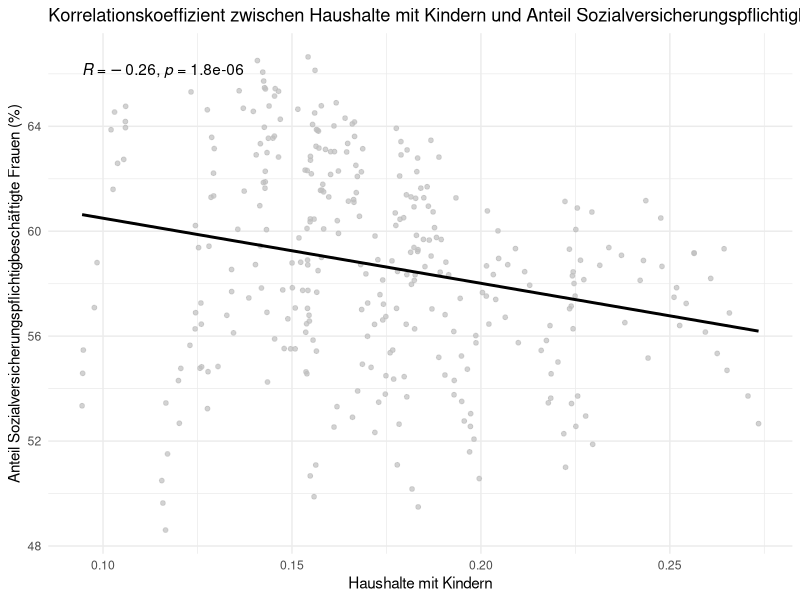
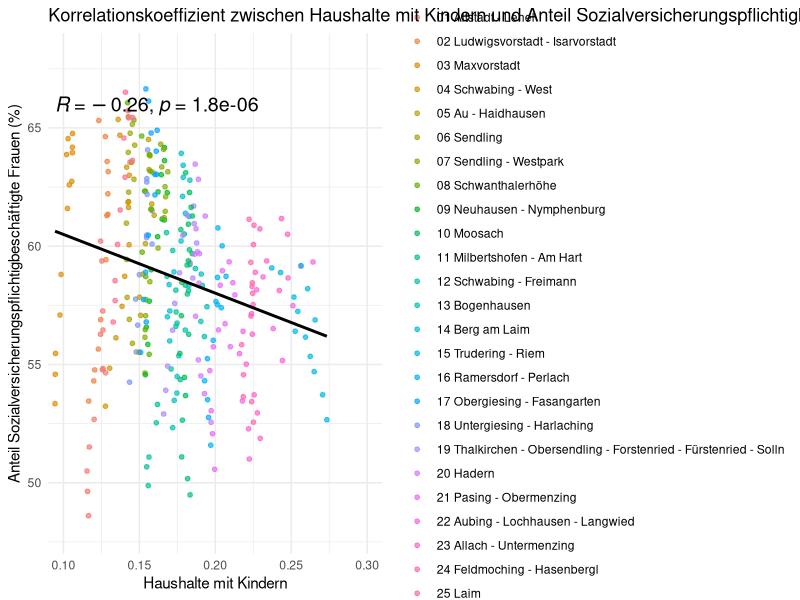
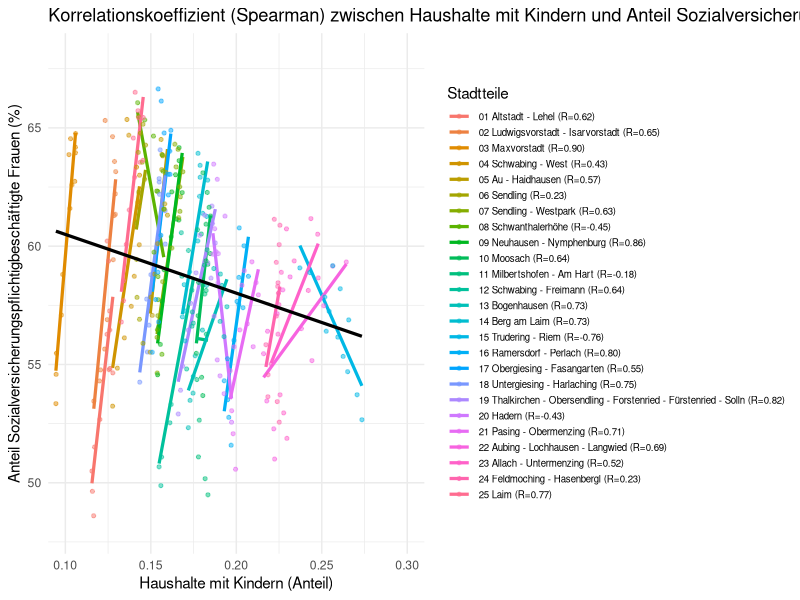
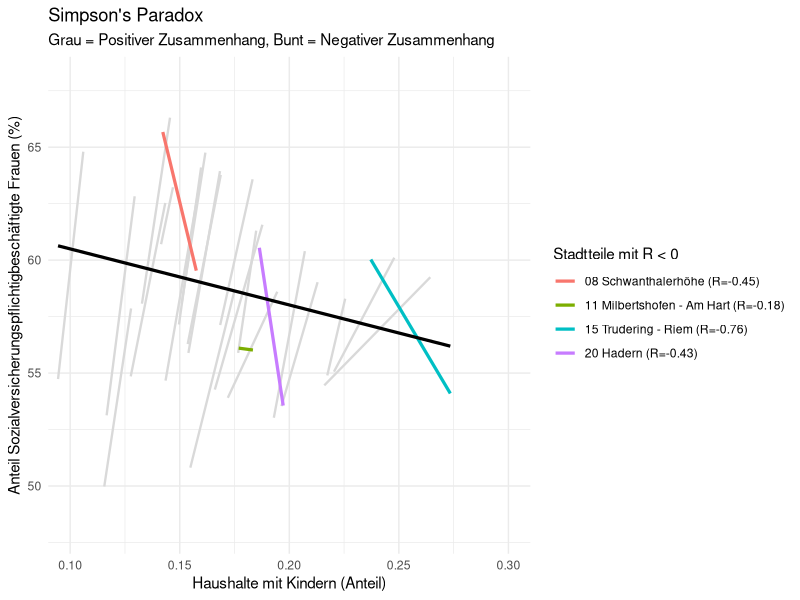
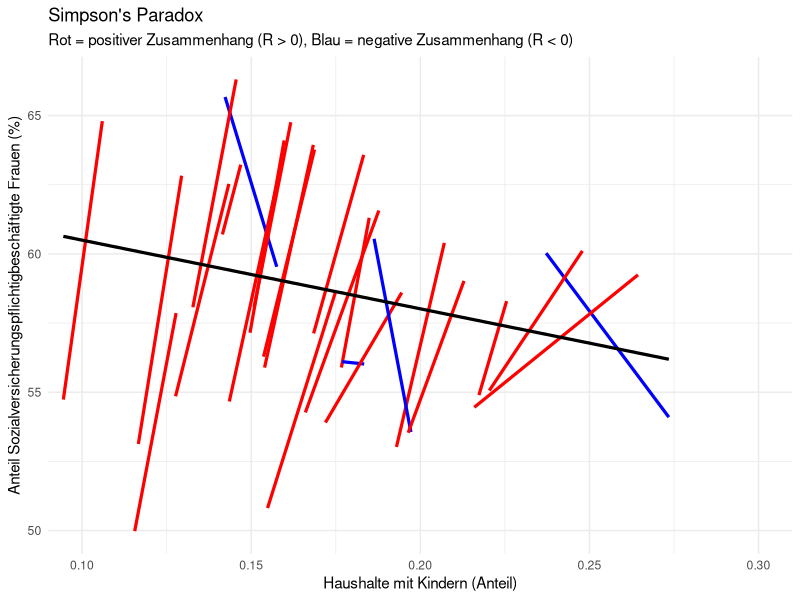

Generate these figures, in order, with R:
library(readxl)
library(tidyverse)
library(ggpubr)
library(ggplot2)


export_be <- read_excel("data/raw/export_be.xlsx")
be_sheet <- read_excel("data/raw/export_be.xlsx", sheet = "BEVÖLKERUNG")

export_ar <- read_excel("data/raw/export_ar.xlsx")
ar_sheet <- read_excel("data/raw/export_ar.xlsx", sheet = "ARBEITSMARKT")


all_districts_and_city <- be_sheet %>%
  filter(
    Indikator == "Haushalte mit Kindern",
    Ausprägung == "insgesamt"
  ) %>%
  mutate(
    mean_age = `Basiswert 1` / `Basiswert 2`
  )

Sozialversicherungspflichtig_Beschäftigte_anteil_frau <- ar_sheet %>%
  filter(
    Indikator == "Sozialversicherungspflichtig Beschäftigte - Anteil",
    Ausprägung == "weiblich"
  ) %>%
  mutate(
    anteil = 100 * `Basiswert 1` / `Basiswert 2`
  )


korrelations_daten <- inner_join(
  all_districts_and_city, 
  Sozialversicherungspflichtig_Beschäftigte_anteil_frau, 
  by = c("Raumbezug", "Jahr")
)

korrelations_daten_clean <- korrelations_daten %>%
  filter(Raumbezug != "Stadt München")

ggplot(korrelations_daten_clean, aes(x = mean_age, y = anteil)) +
  geom_point(size = 1.3, color = "grey", alpha = 0.7) +
  geom_smooth(method = "lm", color = "black", se = FALSE, linewidth = 1) +
  stat_cor(method = "spearman", label.x.npc = "left", label.y.npc = "top") + 
  labs(
    title = "Korrelationskoeffizient zwischen Haushalte mit Kindern und Anteil Sozialversicherungspflichtigbeschäftigte Frauen(Spearman)",
    x = "Haushalte mit Kindern",
    y = "Anteil Sozialversicherungspflichtigbeschäftigte Frauen (%)"
  ) +
  theme_minimal()

#----------------------------------------------------------------------------------
ggplot(korrelations_daten_clean, aes(x = mean_age, y = anteil)) +
  geom_point(aes(color = Raumbezug), 
             size = 1.3,     
             alpha = 0.7) +   
  geom_smooth(method = "lm", color = "black", se = FALSE, linewidth = 1) +
  stat_cor(
    method = "spearman", 
    label.x.npc = "left",   
    label.y.npc = "top",   
    color = "black",
    size = 5
  ) + 
  coord_cartesian(xlim = c(0.1, 0.3), ylim = c(48, 68)) +
  labs(
    title = "Korrelationskoeffizient zwischen Haushalte mit Kindern und Anteil Sozialversicherungspflichtigbeschäftigte Frauen(Spearman)",
    x = "Haushalte mit Kindern",
    y = "Anteil Sozialversicherungspflichtigbeschäftigte Frauen (%)",
    color = "Stadtteile" 
  ) +
  guides(color = guide_legend(ncol = 1)) + 
  theme_minimal()
#-----------------------------------------------------------------------
korrelations_daten <- inner_join(
  all_districts_and_city, 
  Sozialversicherungspflichtig_Beschäftigte_anteil_frau, 
  by = c("Raumbezug", "Jahr")
)

korrelations_daten_clean <- korrelations_daten %>%
  filter(Raumbezug != "Stadt München")



plot_data_final <- korrelations_daten_clean %>%
  group_by(Raumbezug) %>%
  mutate(
    spearman_r = cor(mean_age, anteil, method = "spearman", use = "complete.obs"),
    r_label = sprintf("(R=%.2f)", spearman_r),
    Raumbezug_Label = paste(Raumbezug, r_label, sep = " ")
  ) %>%
  ungroup()


ggplot(plot_data_final, aes(x = mean_age, y = anteil)) +
  geom_smooth(aes(color = Raumbezug_Label, group = Raumbezug_Label),
              method = "lm", se = FALSE, linewidth = 1.1, alpha = 0.8) +
  geom_point(aes(color = Raumbezug_Label), size = 1.1, alpha = 0.5) +
  geom_smooth(aes(group = 1), method = "lm", color = "black", linewidth = 1.1, se = FALSE) +
  labs(
    title = "Korrelationskoeffizient (Spearman) zwischen Haushalte mit Kindern und Anteil Sozialversicherungspflichtigbeschäftigte Frauen nach Stadtteile",
    x = "Haushalte mit Kindern (Anteil)",
    y = "Anteil Sozialversicherungspflichtigbeschäftigte Frauen (%)",
    color = "Stadtteile" 
  ) +
  coord_cartesian(xlim = c(0.1, 0.3), ylim = c(48, 68)) + 
  theme_minimal() +
  theme(
    legend.text = element_text(size = 7),
    legend.key.height = unit(0.4, "cm")
  ) +
  guides(color = guide_legend(ncol = 1))


#----------------------------------------------------------------------------
r_werte_check <- korrelations_daten_clean %>%
  group_by(Raumbezug) %>%
  summarise(
    r_wert = cor(mean_age, anteil, method = "spearman")
  ) %>%
  mutate(
    is_negative = r_wert < 0,
    Raumbezug_Label = paste0(Raumbezug, " (R=", round(r_wert, 2), ")")
  )

plot_data_highlight <- korrelations_daten_clean %>%
  left_join(r_werte_check, by = "Raumbezug")

ggplot(plot_data_highlight, aes(x = mean_age, y = anteil)) +
  geom_smooth(
    data = subset(plot_data_highlight, is_negative == FALSE),
    aes(group = Raumbezug), 
    method = "lm", 
    se = FALSE, 
    color = "grey85", 
    linewidth = 0.8,
    alpha = 0.5
  ) +
  geom_smooth(
    data = subset(plot_data_highlight, is_negative == TRUE),
    aes(color = Raumbezug_Label, group = Raumbezug), 
    method = "lm", 
    se = FALSE, 
    linewidth = 1.1, 
    alpha = 1
  ) +
  geom_smooth(
    aes(group = 1), 
    method = "lm", 
    color = "black", 
    linewidth = 1.1, 
    se = FALSE
  ) +
  labs(
    title = "Simpson's Paradox",
    subtitle = "Grau = Positiver Zusammenhang, Bunt = Negativer Zusammenhang",
    x = "Haushalte mit Kindern (Anteil)",
    y = "Anteil Sozialversicherungspflichtigbeschäftigte Frauen (%)",
    color = "Stadtteile mit R < 0" 
  ) +
  coord_cartesian(xlim = c(0.1, 0.3), ylim = c(48, 68)) +
  theme_minimal() +
  theme(legend.position = "right")

#------------------------------------------------------------------------------
plot_data_colored <- korrelations_daten_clean %>%
  group_by(Raumbezug) %>%
  mutate(
    r_wert = cor(mean_age, anteil, method = "spearman"),
    trend_richtung = ifelse(r_wert >= 0, "positiv", "negativ")
  ) %>%
  ungroup() 

ggplot(plot_data_colored, aes(x = mean_age, y = anteil)) +
  geom_smooth(
    aes(
      color = trend_richtung,  
      group = Raumbezug        
    ), 
    method = "lm", 
    se = FALSE, 
    linewidth = 1.1,    
    alpha = 0.6       
  ) +
  geom_smooth(aes(group = 1), method = "lm", color = "black", linewidth = 1.1, se = FALSE) +
  scale_color_manual(values = c(
    "positiv" = "red",  
    "negativ" = "blue"  
  )) +
  labs(
    title = "Simpson's Paradox",
    subtitle = "Rot = positiver Zusammenhang (R > 0), Blau = negative Zusammenhang (R < 0)",
    x = "Haushalte mit Kindern (Anteil)",
    y = "Anteil Sozialversicherungspflichtigbeschäftigte Frauen (%)"
  ) +
  coord_cartesian(xlim = c(0.1, 0.3)) +
  theme_minimal() +
  theme(legend.position = "none")

